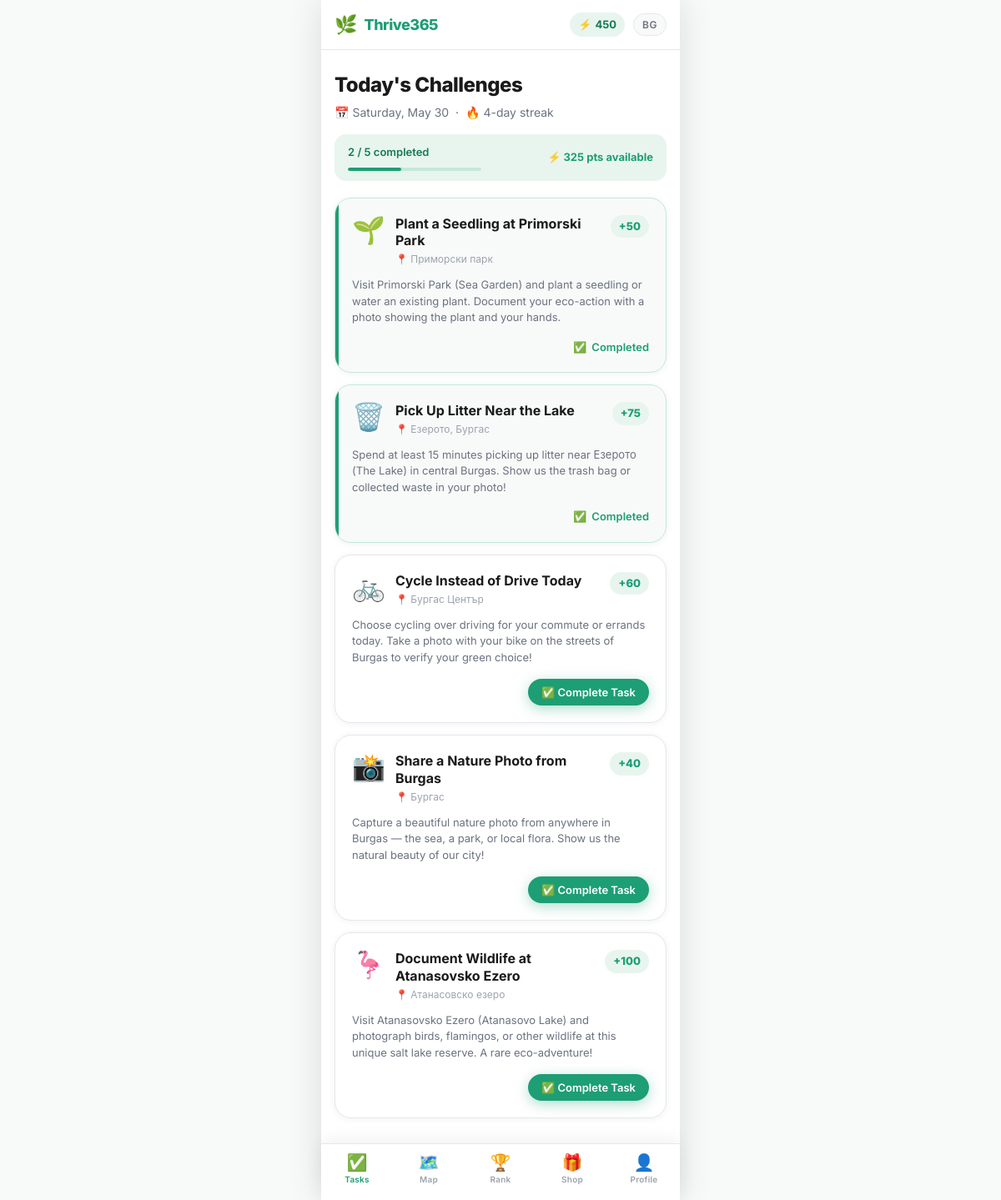
Page /tasks (signed in) on the committed database.
### models.py (models this page shows)
class User(UserMixin, db.Model):
    __tablename__ = 'users'
    id = db.Column(db.Integer, primary_key=True)
    google_id = db.Column(db.String(100), unique=True, nullable=True)
    name = db.Column(db.String(100), nullable=False)
    email = db.Column(db.String(150), unique=True, nullable=False)
    avatar = db.Column(db.String(500), nullable=True)
    points = db.Column(db.Integer, default=0)
    streak = db.Column(db.Integer, default=0)
    last_active_date = db.Column(db.Date, nullable=True)
    language_preference = db.Column(db.String(2), default='en')
    created_at = db.Column(db.DateTime, default=datetime.utcnow)
    completions = db.relationship('TaskCompletion', backref='user', lazy=True, cascade='all, delete-orphan')
    redemptions = db.relationship('Redemption', backref='user', lazy=True, cascade='all, delete-orphan')
    user_badges = db.relationship('UserBadge', backref='user', lazy=True, cascade='all, delete-orphan')

class Task(db.Model):
    __tablename__ = 'tasks'
    id = db.Column(db.Integer, primary_key=True)
    title_en = db.Column(db.String(200), nullable=False)
    title_bg = db.Column(db.String(200), nullable=False)
    description_en = db.Column(db.Text, nullable=False)
    description_bg = db.Column(db.Text, nullable=False)
    points = db.Column(db.Integer, nullable=False, default=50)
    location_name = db.Column(db.String(200), nullable=False)
    lat = db.Column(db.Float, nullable=False)
    lng = db.Column(db.Float, nullable=False)
    date = db.Column(db.Date, nullable=False)
    completions = db.relationship('TaskCompletion', backref='task', lazy=True, cascade='all, delete-orphan')

### app.py (the view)
@app.route('/tasks')
@login_required
def tasks():
    today = date.today()
    today_tasks = Task.query.filter_by(date=today).order_by(Task.id).all()
    completed_ids = {
        tc.task_id for tc in TaskCompletion.query
        .filter_by(user_id=current_user.id, verified=True).all()
        if tc.task and tc.task.date == today
    }
    return render_template('tasks.html', tasks=today_tasks, completed_ids=completed_ids)

### app.py (called while the page is built)
@login_manager.user_loader
def load_user(user_id):
    return db.session.get(User, int(user_id))

def get_lang():
    if current_user.is_authenticated:
        return current_user.language_preference or 'en'
    return session.get('lang', 'en')

@app.context_processor
def inject_globals():
    return {
        'lang': get_lang(),
        'current_year': datetime.now().year,
        'today': date.today(),
        'google_enabled': bool(google),
    }

### templates/tasks.html (shortened to what this page needs)
{% extends "base.html" %}
{% block content %}
<div class="page-header">
  <h1 class="page-title">{{ "Today's Challenges" if lang == 'en' else 'Днешните предизвикателства' }}</h1>
  <p class="page-subtitle">
    📅 {{ today.strftime('%A, %B %-d') if lang == 'en' else today.strftime('%-d.%m.%Y') }}
    &nbsp;·&nbsp; 🔥 {{ current_user.streak }}-{{ 'day streak' if lang == 'en' else 'дневна серия' }}
  </p>
</div>
{% set done_count = completed_ids | length %}
{% set total_count = tasks | length %}
<div class="tasks-summary">
  <div>
    <div class="tasks-progress-text">{{ done_count }} / {{ total_count }} {{ 'completed' if lang == 'en' else 'изпълнени' }}</div>
    <div class="progress-bar" style="width:160px;">
      <div class="progress-fill" style="width:{{ (done_count / total_count * 100) if total_count > 0 else 0 }}%;"></div>
    </div>
  </div>
  <div class="tasks-points-total">
    ⚡ {{ tasks | sum(attribute='points') }} {{ 'pts available' if lang == 'en' else 'т. налични' }}
  </div>
</div>
{% set task_emojis = ['🌱', '🗑️', '🚲', '📸', '🦩'] %}
{% for task in tasks %}
{% set is_done = task.id in completed_ids %}
<div class="task-card {% if is_done %}task-completed{% endif %}" data-task-id="{{ task.id }}">
  <div class="task-header">
    <div class="task-emoji">{{ task_emojis[loop.index0 % task_emojis|length] }}</div>
    <div class="task-meta">
      <div class="task-title">{{ task.title_en if lang == 'en' else task.title_bg }}</div>
      <div class="task-location">📍 {{ task.location_name }}</div>
    </div>
    <div class="task-points">+{{ task.points }}</div>
  </div>
  <p class="task-desc">{{ task.description_en if lang == 'en' else task.description_bg }}</p>
  <div class="task-footer">
    {% if is_done %}
    <div class="task-done-badge">
      <span>✅</span>
      <span>{{ 'Completed' if lang == 'en' else 'Изпълнено' }}</span>
    </div>
    {% else %}
    <button class="btn btn-primary btn-sm complete-btn"
      onclick="openTaskModal({{ task.id }}, '{{ (task.title_en if lang == 'en' else task.title_bg)|replace("'","\\'")|replace('"','&quot;') }}', {{ task.points }})">
      {{ '✅ Complete Task' if lang == 'en' else '✅ Изпълни задача' }}
    </button>
    {% endif %}
  </div>
</div>
{% endfor %}
{% endblock %}

### templates/base.html (shortened to what this page needs)
<!DOCTYPE html>
<html lang="{{ lang }}">
<head>
  <link rel="stylesheet" href="{{ url_for('static', filename='css/style.css') }}">
</head>
<body class="{% block body_class %}{% endblock %}">
<div class="page-wrapper">
  <header class="app-header">
    <div class="header-inner">
      <a href="{{ url_for('tasks') if current_user.is_authenticated else url_for('index') }}" class="logo">
        <span class="logo-icon">🌿</span>
        <span class="logo-text">Thrive365</span>
      </a>
      <div class="header-actions">
        {% if current_user.is_authenticated %}
        <div class="points-badge">
          <span>⚡</span>
          <span>{{ current_user.points }}</span>
        </div>
        {% endif %}
        <button class="lang-toggle" onclick="switchLanguage()" title="Switch language">
          {{ 'BG' if lang == 'en' else 'EN' }}
        </button>
      </div>
    </div>
  </header>
  <main class="main-content {% if not current_user.is_authenticated %}no-nav{% endif %}">
    {% block content %}{% endblock %}
  </main>
  {% if current_user.is_authenticated %}
  <nav class="bottom-nav">
    <a href="{{ url_for('tasks') }}" class="nav-item {% if request.endpoint == 'tasks' %}active{% endif %}">
      <span class="nav-icon">✅</span>
      <span class="nav-label">{{ 'Tasks' if lang == 'en' else 'Задачи' }}</span>
    </a>
    <a href="{{ url_for('map_page') }}" class="nav-item {% if request.endpoint == 'map_page' %}active{% endif %}">
      <span class="nav-icon">🗺️</span>
      <span class="nav-label">{{ 'Map' if lang == 'en' else 'Карта' }}</span>
    </a>
    <a href="{{ url_for('leaderboard') }}" class="nav-item {% if request.endpoint == 'leaderboard' %}active{% endif %}">
      <span class="nav-icon">🏆</span>
      <span class="nav-label">{{ 'Rank' if lang == 'en' else 'Класация' }}</span>
    </a>
    <a href="{{ url_for('shop') }}" class="nav-item {% if request.endpoint == 'shop' %}active{% endif %}">
      <span class="nav-icon">🎁</span>
      <span class="nav-label">{{ 'Shop' if lang == 'en' else 'Магазин' }}</span>
    </a>
    <a href="{{ url_for('profile') }}" class="nav-item {% if request.endpoint == 'profile' %}active{% endif %}">
      <span class="nav-icon">👤</span>
      <span class="nav-label">{{ 'Profile' if lang == 'en' else 'Профил' }}</span>
    </a>
  </nav>
  {% endif %}
</div>
</body>
</html>

### rows in the picture
User: points "450", language_preference "BG", language_preference "Today's Challenges", strftime "Saturday, May 30", streak "4", language_preference "day streak", language_preference "completed", language_preference "pts available", language_preference "Completed", language_preference "✅ Complete Task", language_preference "Tasks", language_preference "Map", language_preference "Rank", language_preference "Shop", language_preference "Profile"
Task: task_emojis "🌱", title_en.language_preference "Plant a Seedling at Primorski Park", location_name "Приморски парк", points "50", description_en.language_preference "Visit Primorski Park (Sea Garden) and plant a seedling or water an existing plant. Document your eco-action with a photo showing the plant and your hands."
Task: task_emojis "🗑️", title_en.language_preference "Pick Up Litter Near the Lake", location_name "Езерото, Бургас", points "75", description_en.language_preference "Spend at least 15 minutes picking up litter near Езерото (The Lake) in central Burgas. Show us the trash bag or collected waste in your photo!"
Task: task_emojis "🚲", title_en.language_preference "Cycle Instead of Drive Today", location_name "Бургас Център", points "60", description_en.language_preference "Choose cycling over driving for your commute or errands today. Take a photo with your bike on the streets of Burgas to verify your green choice!"
Task: task_emojis "📸", title_en.language_preference "Share a Nature Photo from Burgas", location_name "Бургас", points "40", description_en.language_preference "Capture a beautiful nature photo from anywhere in Burgas — the sea, a park, or local flora. Show us the natural beauty of our city!"
Task: task_emojis "🦩", title_en.language_preference "Document Wildlife at Atanasovsko Ezero", location_name "Атанасовско езеро", points "100", description_en.language_preference "Visit Atanasovsko Ezero (Atanasovo Lake) and photograph birds, flamingos, or other wildlife at this unique salt lake reserve. A rare eco-adventure!"

### other values in the picture
{{ done_count }} "2"
{{ total_count }} "5"
{{ tasks | sum(attribute='points') }} "325"
